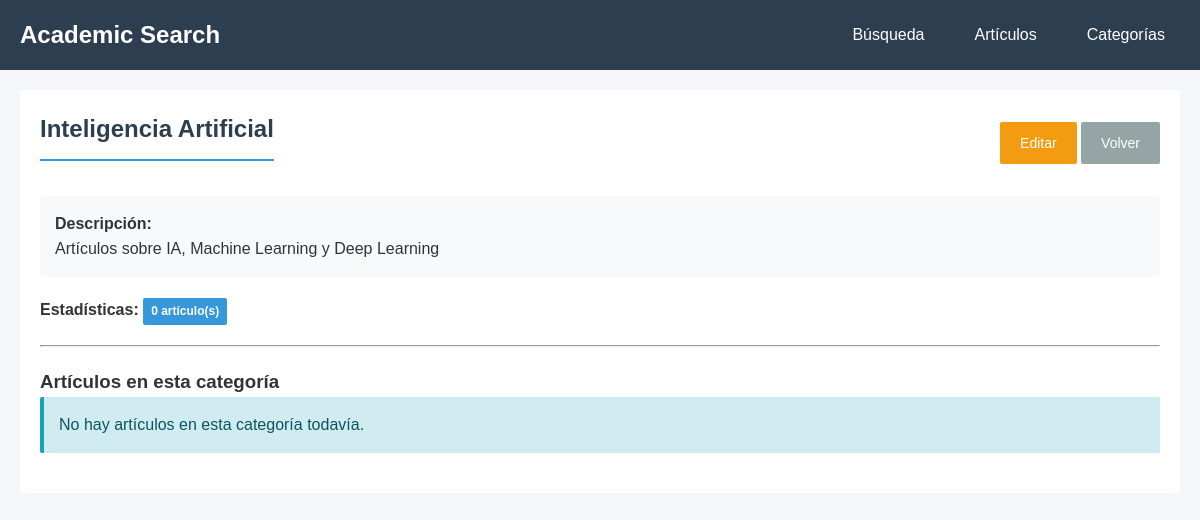
/categories.php?action=view&id=1, run on the app's committed database.
### tables this page shows
CREATE TABLE IF NOT EXISTS categories (
    id INT AUTO_INCREMENT PRIMARY KEY,
    name VARCHAR(100) NOT NULL UNIQUE,
    description TEXT,
    created_at TIMESTAMP DEFAULT CURRENT_TIMESTAMP
);

### categories.php (called while the page is built)
<?php
require_once 'controllers/CategoryController.php';
?>

### models/Category.php (called while the page is built, shortened)
<?php
class Category {
    private $conn;
    public function __construct($db) {
        $this->conn = $db;
    }
    public function getById($id) {
        $query = "SELECT * FROM categories WHERE id = :id";
        $stmt = $this->conn->prepare($query);
        $stmt->bindParam(':id', $id);
        $stmt->execute();
        return $stmt->fetch(PDO::FETCH_ASSOC);
    }
}
?>

### views/categories/view.php (the view, shortened to what this page needs)
<!DOCTYPE html>
<html lang="es">
<head>
    <link rel="stylesheet" href="public/css/style.css">
</head>
<body>
    <nav>
        <div class="container">
            <h1>Academic Search</h1>
            <ul>
                <li><a href="index.php">Búsqueda</a></li>
                <li><a href="articles.php">Artículos</a></li>
                <li><a href="categories.php">Categorías</a></li>
            </ul>
        </div>
    </nav>
    <div class="container">
        <div class="card">
            <div style="display: flex; justify-content: space-between; align-items: center; margin-bottom: 20px;">
                <h2><?= htmlspecialchars($category['name']) ?></h2>
                <div>
                    <a href="categories.php?action=edit&id=<?= $category['id'] ?>" class="btn btn-warning">Editar</a>
                    <a href="categories.php" class="btn btn-secondary">Volver</a>
                </div>
            </div>
            <div style="background: #f8f9fa; padding: 15px; border-radius: 5px; margin-bottom: 20px;">
                <p><strong>Descripción:</strong></p>
                <p><?= $category['description'] ? htmlspecialchars($category['description']) : 'Sin descripción' ?></p>
            </div>
            <p><strong>Estadísticas:</strong>
                <span class="badge badge-info">
                    <?php
                    $query = "SELECT * FROM articles WHERE category_id = :id";
                    $stmt = $db->prepare($query);
                    $stmt->bindParam(':id', $category['id']);
                    $stmt->execute();
                    $articles = $stmt->fetchAll(PDO::FETCH_ASSOC);
                    echo count($articles) . ' artículo(s)';
                    ?>
                </span>
            </p>
            <hr style="margin: 20px 0;">
            <h3>Artículos en esta categoría</h3>
            <?php if (empty($articles)): ?>
                <div class="alert alert-info">
                    No hay artículos en esta categoría todavía.
                </div>
            <?php endif; ?>
        </div>
    </div>
</body>
</html>

### public/css/style.css (style rules this page uses)
* { margin: 0; padding: 0; box-sizing: border-box; }
body { font-family: Arial, sans-serif; background-color: #f4f6f9; color: #333; line-height: 1.6; }
nav { background: #2c3e50;; color: white; padding: 1rem 0; }
nav .container { max-width: 1200px; margin: 0 auto; padding: 0 20px; display: flex; justify-content: space-between; align-items: center; }
nav h1 { font-size: 1.5rem; }
nav ul { list-style: none; display: flex; gap: 20px; }
nav a { color: white; text-decoration: none; padding: 8px 15px; border-radius: 2px; transition: background 0.3s; }
.container { max-width: 1200px; margin: 20px auto; padding: 0 20px; }
.card { background: white; border-radius: 2px; padding: 20px; margin-bottom: 20px; }
.card h2 { color: #2c3e50; margin-bottom: 15px; padding-bottom: 10px; border-bottom: 2px solid #3498db; }
button, .btn { padding: 10px 20px; border: none; border-radius: 2px; cursor: pointer; text-decoration: none; display: inline-block; font-size: 14px; transition: all 0.3s; }
.btn-warning { background: #f39c12; color: white; }
.btn-secondary { background: #95a5a6; color: white; }
.alert { padding: 15px; border-radius: 2px; margin-bottom: 20px; }
.alert-info { background: #d1ecf1; color: #0c5460; border-left: 4px solid #17a2b8; }
.badge { display: inline-block; padding: 4px 8px; border-radius: 2px; font-size: 12px; font-weight: 600; }
.badge-info { background: #3498db; color: white; }

### data on the page
categories: name "Inteligencia Artificial", description "Artículos sobre IA, Machine Learning y Deep Learning"

### other printed values
count($articles) "0"
